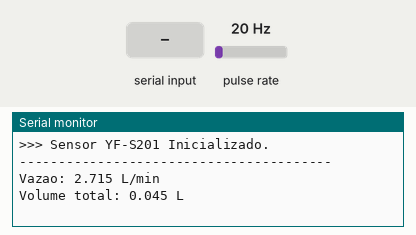
Recording of a sketch running on a simulated ESP32. On the bench: the last lines printed to the serial monitor. Wiring (inferred from the names in the program): pulse sensor: data GPIO 17. The inputs (shaded band) are chosen by the test bench; at power-on: pulse rate 20 Hz.

Above: at 1.2 s.
1.3 s: "CALIBRAR\n" received over Serial
At 1.9 s:
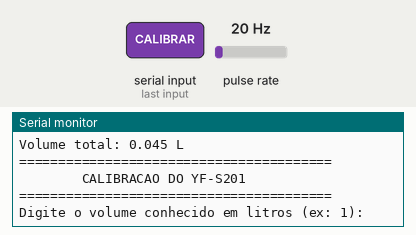
2.8 s: "FIM\n" received over Serial
At 4.6 s:
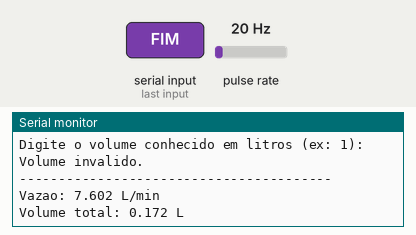
5.3 s: pulse rate (sensor on GPIO 17) set to 4 Hz
At 6.6 s:
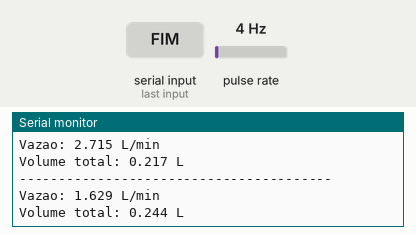
6.8 s: pulse rate (sensor on GPIO 17) set to 50 Hz
At 7.4 s:
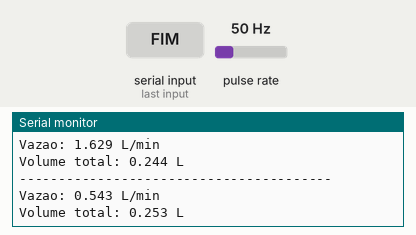
Timing chart, 0 to 9.3 s (numbered marks = the images above; inputs shaded):
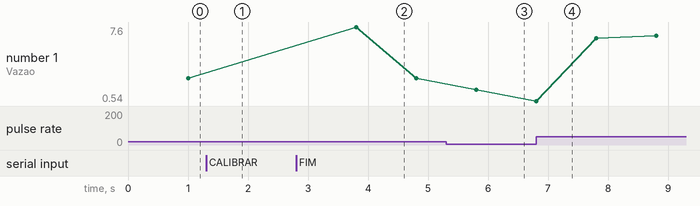

Measured:
- after the input at 1.3 s, the serial monitor: prints a new line at once (image 1)
- after the input at 2.8 s, the serial monitor: prints a new line after 1.0 s (image 2)
- after the input at 5.3 s, the serial monitor: prints a new line after 0.51 s (image 3)
- plotted number 1: 2.71 → 1.63 after the input at 5.3 s, 1.63 → 6.79 after the input at 6.8 s

The sketch:

sensor_vazao.ino
```cpp
// =====================================================
// STOPLEAK - MÓDULO 1: LEITURA E CALIBRAÇÃO DO SENSOR
// Branch: feat/firmware-sensor-vazao
// =====================================================

#include <Arduino.h>

#define SENSOR_PIN1 17

volatile unsigned long pulsos = 0;
unsigned long ultimoCalculo = 0;
float PULSOS_POR_LITRO = 442.0;
float VAZAO_MINIMA = 0.20;
float vazao = 0.0;
float volumeTotal = 0.0;

void IRAM_ATTR contarPulso() {
  pulsos++;
}

void calibrarSensor() {
  Serial.println("\n========================================");
  Serial.println("        CALIBRACAO DO YF-S201");
  Serial.println("========================================");
  Serial.println("Digite o volume conhecido em litros (ex: 1):");

  while (Serial.available() == 0) delay(10);
  float volumeConhecido = Serial.parseFloat();

  if (volumeConhecido <= 0) {
    Serial.println("Volume invalido.");
    return;
  }

  while (Serial.available()) Serial.read();

  noInterrupts();
  pulsos = 0;
  interrupts();

  Serial.println("Libere a agua. Digite FIM no monitor serial quando atingir o volume:");

  while (true) {
    noInterrupts();
    unsigned long pulsosAtual = pulsos;
    interrupts();

    Serial.print("\rPulsos detectados: ");
    Serial.print(pulsosAtual);

    if (Serial.available()) {
      String comando = Serial.readStringUntil('\n');
      comando.trim();
      if (comando.equalsIgnoreCase("FIM")) {
        noInterrupts();
        unsigned long pulsosFinal = pulsos;
        interrupts();

        if (pulsosFinal > 0) {
          PULSOS_POR_LITRO = pulsosFinal / volumeConhecido;
          Serial.println("\n\n========================================");
          Serial.println("CALIBRACAO CONCLUIDA");
          Serial.print("Novo valor: ");
          Serial.print(PULSOS_POR_LITRO, 2);
          Serial.println(" pulsos/L");
          Serial.println("========================================");
        } else {
          Serial.println("\nNenhum pulso foi detectado.");
        }
        break;
      }
    }
    delay(500);
  }
}

void setup() {
  Serial.begin(115200);
  pinMode(SENSOR_PIN1, INPUT_PULLUP);
  attachInterrupt(digitalPinToInterrupt(SENSOR_PIN1), contarPulso, RISING);
  Serial.println(">>> Sensor YF-S201 Inicializado.");
}

void loop() {
  unsigned long agora = millis();

  if (Serial.available()) {
    String comando = Serial.readStringUntil('\n');
    comando.trim();
    if (comando.equalsIgnoreCase("CALIBRAR")) {
      calibrarSensor();
    }
  }

  if (agora - ultimoCalculo >= 1000) {
    ultimoCalculo = agora;

    noInterrupts();
    unsigned long pulsosAtual = pulsos;
    pulsos = 0;
    interrupts();

    vazao = (pulsosAtual * 60.0) / PULSOS_POR_LITRO;
    float volumeAtual = pulsosAtual / PULSOS_POR_LITRO;
    volumeTotal += volumeAtual;

    Serial.println("----------------------------------------");
    Serial.print("Vazao: "); Serial.print(vazao, 3); Serial.println(" L/min");
    Serial.print("Volume total: "); Serial.print(volumeTotal, 3); Serial.println(" L");
  }
}
```
